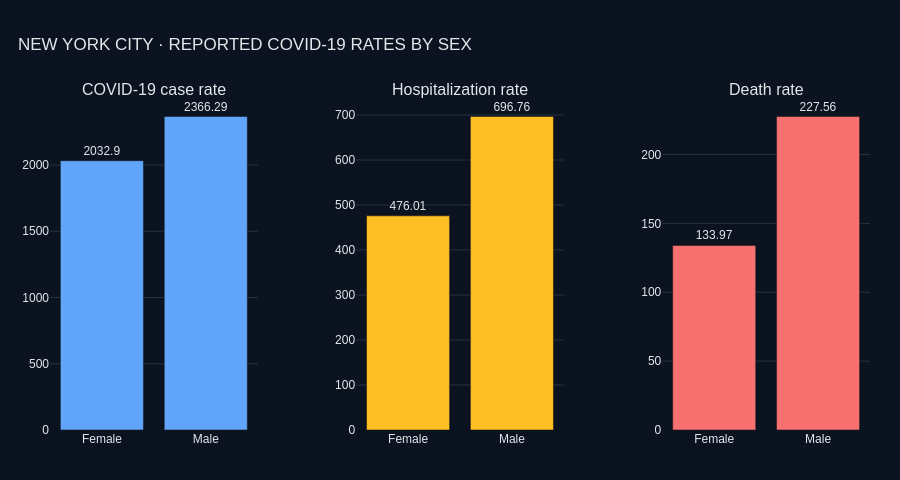

Notebook code cell kept with this figure:
### Markdown cell above
### Patterns by sex

The same historical NYC Health snapshot reported case, hospitalization, and
death rates by sex. The citywide aggregate is again excluded so the two reported
groups can be compared directly.

### Code cell
nyc_sex_plot = (
    nyc_sex[
        nyc_sex["SEX_GROUP"] != "Citywide total"
    ]
    .copy()
)

fig = make_subplots(
    rows=1,
    cols=3,
    subplot_titles=(
        "COVID-19 case rate",
        "Hospitalization rate",
        "Death rate",
    ),
    horizontal_spacing=0.12,
)

sex_metrics = [
    ("COVID_CASE_RATE", "#60A5FA"),
    ("HOSPITALIZED_CASE_RATE", "#FBBF24"),
    ("DEATH_RATE", "#F87171"),
]

for col, (metric, color) in enumerate(sex_metrics, start=1):
    fig.add_trace(
        go.Bar(
            x=nyc_sex_plot["SEX_GROUP"],
            y=nyc_sex_plot[metric],
            marker_color=color,
            text=nyc_sex_plot[metric].round(2),
            textposition="outside",
            hovertemplate=(
                "<b>%{x}</b><br>"
                "Reported rate: %{y:,.2f}"
                "<extra></extra>"
            ),
            showlegend=False,
        ),
        row=1,
        col=col,
    )

fig.update_layout(
    title={
        "text": "NEW YORK CITY · REPORTED COVID-19 RATES BY SEX",
        "x": 0.02,
        "xanchor": "left",
    },
    template="plotly_dark",
    paper_bgcolor="#0B1220",
    plot_bgcolor="#0B1220",
    height=480,
    margin=dict(l=50, r=30, t=100, b=50),
    font=dict(
        family="Arial",
        color="#E5E7EB",
    ),
)

fig.update_yaxes(
    gridcolor="#263244",
    zeroline=False,
)

fig.show()

### Figure 1 — Plotly figure (JSON) as saved in the notebook; plotly's stock layout.template omitted (floating-point values rounded to 4 significant figures)
{"data": [{"hovertemplate": "<b>%{x}</b><br>Reported rate: %{y:,.2f}<extra></extra>", "marker": {"color": "#60A5FA"}, "showlegend": false, "text": [2033.0, 2366.0], "textposition": "outside", "type": "bar", "x": ["Female", "Male"], "xaxis": "x", "y": [2033.0, 2366.0], "yaxis": "y"}, {"hovertemplate": "<b>%{x}</b><br>Reported rate: %{y:,.2f}<extra></extra>", "marker": {"color": "#FBBF24"}, "showlegend": false, "text": [476.0, 696.8], "textposition": "outside", "type": "bar", "x": ["Female", "Male"], "xaxis": "x2", "y": [476.0, 696.8], "yaxis": "y2"}, {"hovertemplate": "<b>%{x}</b><br>Reported rate: %{y:,.2f}<extra></extra>", "marker": {"color": "#F87171"}, "showlegend": false, "text": [134.0, 227.6], "textposition": "outside", "type": "bar", "x": ["Female", "Male"], "xaxis": "x3", "y": [134.0, 227.6], "yaxis": "y3"}], "layout": {"annotations": [{"font": {"size": 16}, "showarrow": false, "text": "COVID-19 case rate", "x": 0.1267, "xanchor": "center", "xref": "paper", "y": 1, "yanchor": "bottom", "yref": "paper"}, {"font": {"size": 16}, "showarrow": false, "text": "Hospitalization rate", "x": 0.5, "xanchor": "center", "xref": "paper", "y": 1, "yanchor": "bottom", "yref": "paper"}, {"font": {"size": 16}, "showarrow": false, "text": "Death rate", "x": 0.8733, "xanchor": "center", "xref": "paper", "y": 1, "yanchor": "bottom", "yref": "paper"}], "font": {"color": "#E5E7EB", "family": "Arial"}, "height": 480, "margin": {"b": 50, "l": 50, "r": 30, "t": 100}, "paper_bgcolor": "#0B1220", "plot_bgcolor": "#0B1220", "title": {"text": "NEW YORK CITY · REPORTED COVID-19 RATES BY SEX", "x": 0.02, "xanchor": "left"}, "xaxis": {"anchor": "y", "domain": [0, 0.2533]}, "xaxis2": {"anchor": "y2", "domain": [0.3733, 0.6267]}, "xaxis3": {"anchor": "y3", "domain": [0.7467, 1]}, "yaxis": {"anchor": "x", "domain": [0, 1], "gridcolor": "#263244", "zeroline": false}, "yaxis2": {"anchor": "x2", "domain": [0, 1], "gridcolor": "#263244", "zeroline": false}, "yaxis3": {"anchor": "x3", "domain": [0, 1], "gridcolor": "#263244", "zeroline": false}}}
